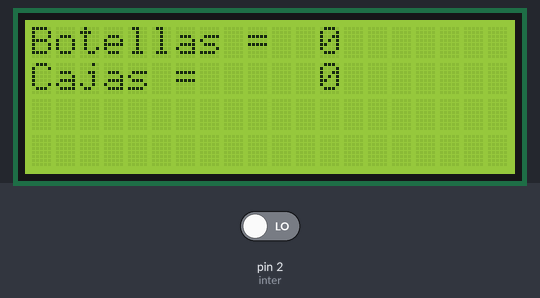
Bench run of a sketch on a simulated Arduino Mega 2560, built with avr-gcc and run on an emulated ATmega2560. Parts: 20×4 character LCD. The inputs (shaded band) are chosen by the test bench; at power-on: pin 2 (inter) LOW.

Above: at 1.2 s.
1.3 s: pin 2 (inter) driven HIGH
At 2.2 s:
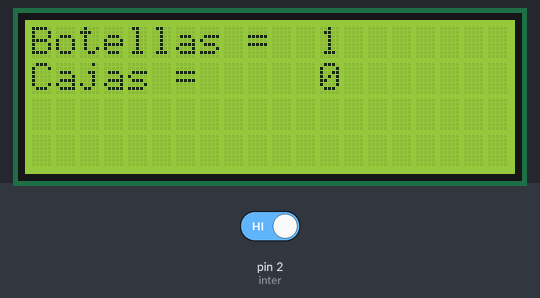
Timing chart, 0 to 4.3 s (numbered marks = the images above; inputs shaded):
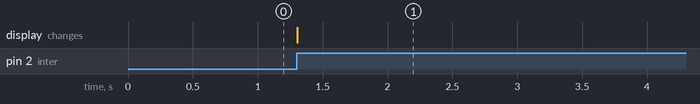

The sketch:

Practica10_Contador.ino
```cpp
#include  <LiquidCrystal.h>
LiquidCrystal lcd(28, 30, 32, 34, 36, 38);
int inter=2;
int bandera=0, botellas=0, cajas=0;

void setup() {
  lcd.begin(20, 4);
  pinMode(inter, INPUT);


}

void loop() {
    attachInterrupt(digitalPinToInterrupt(inter), contar, RISING);
    lcd.setCursor(0, 0);
    lcd.print("Botellas = ");
    lcd.setCursor(0, 1);
    lcd.print("Cajas = ");
    lcd.setCursor(12, 0);
    lcd.print(botellas);
    lcd.setCursor(12, 1);
    lcd.print(cajas);
   if(botellas==0){
         lcd.setCursor(13, 0);
         lcd.print(" ");
        }
    if(bandera==1){

       if(botellas>=12){
          botellas=0;
          cajas++;
          }
       bandera=0;
       }


}
void contar(){
  bandera=1;
  botellas=botellas+1;

  }
```

Measured:
- after the input at 1.3 s, the display: changes at once (image 1)
